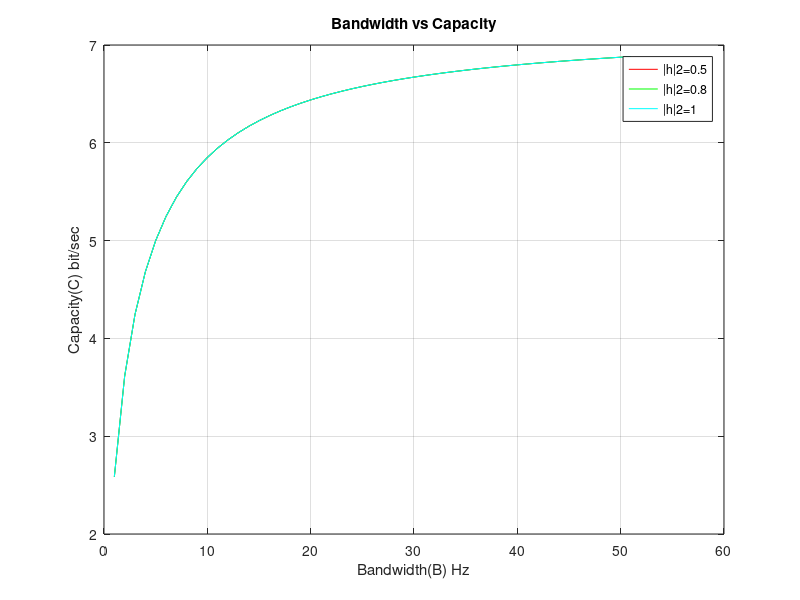

This chart was generated by the following MATLAB code:
%Bandwidth vs Capacity with Fading Channel;
clc;
clear all;
P = 1;
N0 = 1;
B = [0:51];
h1=input('h1='); %h1=[h1]^2
h2=input('h2='); %h2=[h2]^2
h3=input('h3='); %h3=[h3]^2
C1 = B.*log2(1+h1*P./(N0*B));
C2 = B.*log2(1+h2*P./(N0*B));
C3 = B.*log2(1+h3*P./(N0*B));
plot(B,C1,'r',B,C2,'g',B,C3,'c')
xlabel('Bandwidth(B) Hz');
ylabel('Capacity(C) bit/sec');  
title('Bandwidth vs Capacity');
legend('|h|2=0.5','|h|2=0.8','|h|2=1');
grid on;